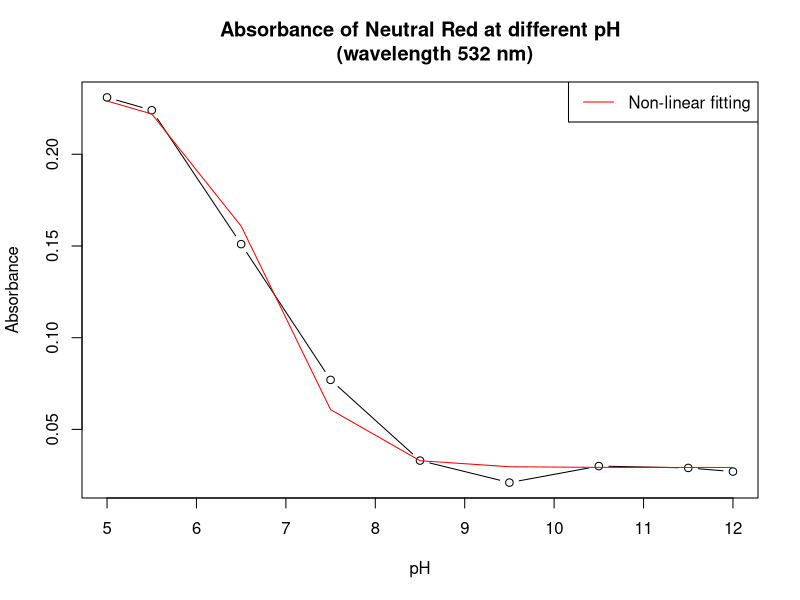
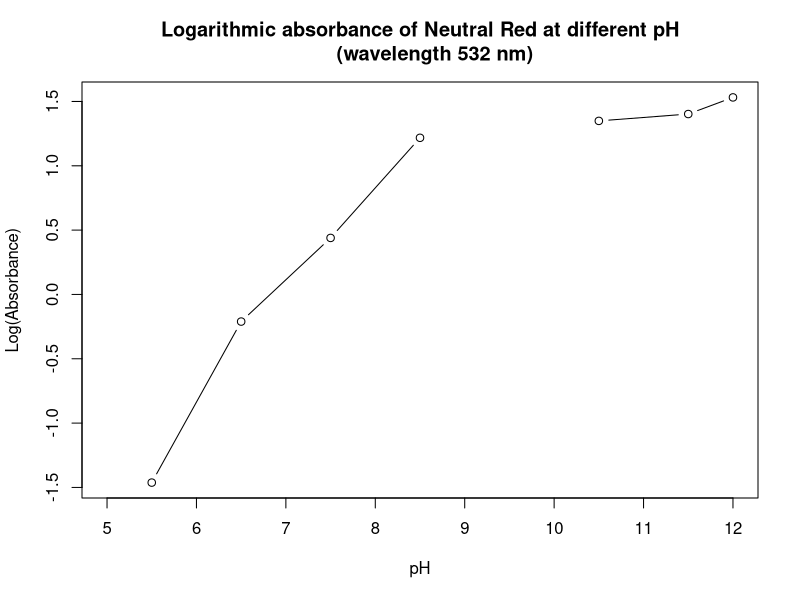
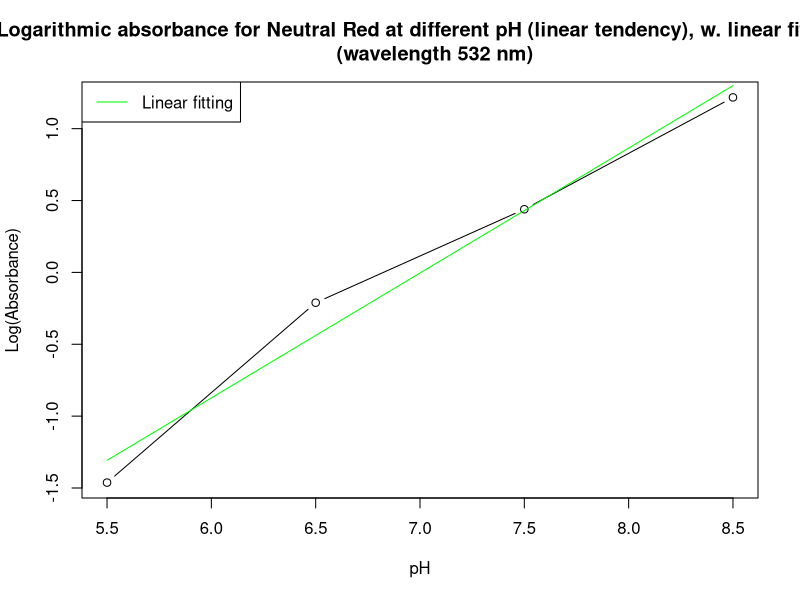
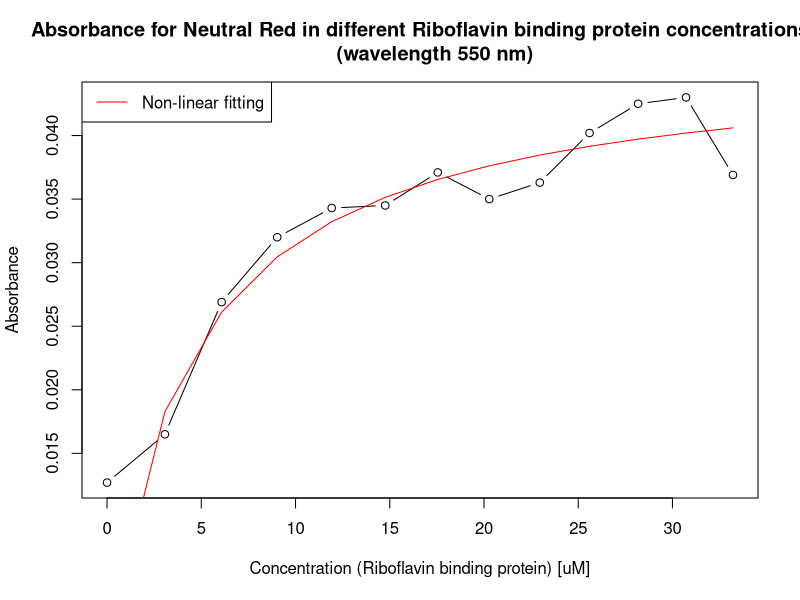

The R source for these figures, in order:
#_______________________ Part I - pH-dependence of Neutral red __________________________

# Import Data
x_pH <- c(5.0,5.5,6.5,7.5,8.5,9.5,10.5,11.5,12)
y_Abs <- c(0.231,0.224,0.151,0.077,0.033,0.021,0.03,0.029,0.027)
plot(x_pH, y_Abs, type="b",ylab="Absorbance", xlab="pH", main="Absorbance of Neutral Red at different pH
     (wavelength 532 nm)")

#Estimate constants: A= Abs at low pH, B= Abs at high pH, Read off pKa 
A <-max(y_Abs)
B <- min(y_Abs)
pKa <-7
  
#Non-linear regression (Nonlinear Least Sqaures, NLS) 
model <- nls(y_Abs ~ ((a*10^-x_pH + b*10^-c)/(10^-c+10^-x_pH)), start = list (a=A, b=B, c=pKa))
lines(x_pH, predict(model), col='red')

legend("topright",
       c("Non-linear fitting"), 
       col=c("Red"), lty=c(1))

summary(model)


#Linear regression
HA <- c(A - y_Abs)
A_Base <- c(y_Abs - B)

Log_y <- log10(HA/A_Base)
Log_y

plot(x_pH, Log_y,ylab="Log(Absorbance)", xlab="pH",type="b",main="Logarithmic absorbance of Neutral Red at different pH
     (wavelength 532 nm)")

#Choose the subset of the data that shows a linear tendency. Leave out Inf values. The chosen values are value 2-5.
SubLog_y <- Log_y[c(2,3,4,5)]
Subx_pH <- x_pH[c(2,3,4,5)]

plot(Subx_pH, SubLog_y,ylab="Log(Absorbance)", xlab="pH",type="b", main="Logarithmic absorbance for Neutral Red at different pH (linear tendency), w. linear fitting
     (wavelength 532 nm)")

#Perform the linear regresion (Linear models, lm)
Log_model <- lm(SubLog_y ~ Subx_pH)
lines(Subx_pH, predict(Log_model), col='green')
legend("topleft",
       c("Linear fitting"), 
       col=c("Green"), lty=c(1))

summary(Log_model)

#_______________________ Part II - Protein Binding __________________________

#Import data. Valgt bølgelængde 550
X_Conc <- c(0.0,3.07,6.08,9.03,11.92,14.76,17.55,20.28,22.96,25.60,28.18,30.72,33.21)
Y_dA <- c(0.0127,0.0165,0.0269,0.032,0.0343,0.0345,0.0371,0.035,0.0363,0.0402,0.0425,0.043,0.0369)
plot(X_Conc, Y_dA, type="b", ylab="Absorbance", xlab="Concentration (Riboflavin binding protein) [uM]", main="Absorbance for Neutral Red in different Riboflavin binding protein concentrations
     (wavelength 550 nm)")

#Define dAmax and enter an estimated value for k based on the plot
dAmax <- max(Y_dA)
k <-6.5

#Non-linear regression on Equation 20 from the lab manual
kdmodel <- nls(Y_dA ~ ((dAmax * X_Conc)/(k + X_Conc)), start = list (dAmax = dAmax, k = k))
lines(X_Conc, predict(kdmodel), col='red')
legend("topleft",
       c("Non-linear fitting"), 
       col=c("Red"), lty=c(1))
summary(kdmodel)


